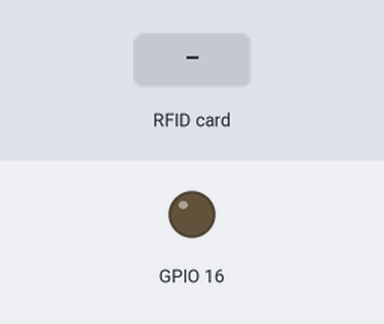
A sketch run on a simulated ESP8266 (NodeMCU). On the bench: output pins drawn as LEDs (lit = HIGH). The test bench sets the inputs (shaded band). WiFi joins after 1.5 s; servers stay silent unless stated; what the sketch prints to the serial monitor is not drawn.

Above: at 3.7 s.
3.8 s: RFID card 54 24 0A 18 held to the reader
At 4.3 s:
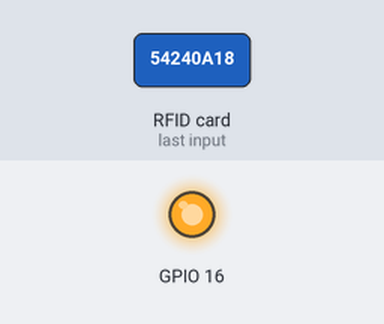
6.8 s: RFID card 55 E3 39 C4 held to the reader
At 9.7 s:
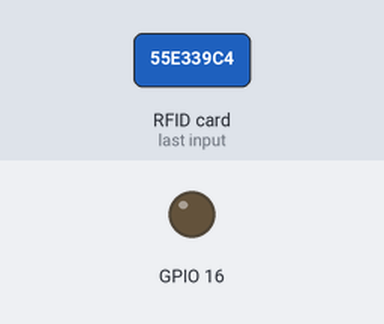
Timing chart, 0 to 11.2 s (numbered marks = the images above; inputs shaded):
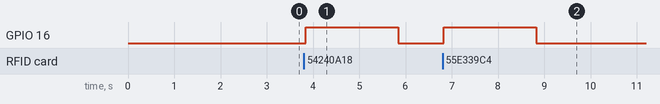

The sketch:

ESP8266_BV_DOCRF.ino
```cpp
//Skip to content
//This repository
//Search
//Pull requests
//Issues
//Marketplace
//Explore
// @AnTa95
// Sign out
// Watch 2
//  Star 4  Fork 4 DeligenceTechnologies/Attendance-System-using-ESP8266-Wi-Fi-with-MySQL
// Code  Issues 1  Pull requests 0  Projects 0  Wiki  Insights
//Branch: master Find file Copy pathAttendance-System-using-ESP8266-Wi-Fi-with-MySQL/nodemcu_rfid.ino
//c273173  on Jul 10
//@pawan-deligence pawan-deligence Update nodemcu_rfid.ino
//2 contributors @deligence @pawan-deligence
//RawBlameHistory
//163 lines (144 sloc)  3.92 KB

#include<SoftwareSerial.h>
#include <ESP8266WiFi.h>
#include <WiFiClient.h>
#include <ESP8266WebServer.h>
#include <ESP8266mDNS.h>
#include <SPI.h>
#include <MFRC522.h>

/* wiring the MFRC522 to ESP8266 (ESP-12)
RST     = GPIO0 D3
SDA(SS) = GPIO15 D8
MOSI    = GPIO13 D7
MISO    = GPIO12 D6
SCK     = GPIO14 D5
GND     = GND
3.3V    = 3.3V
*/

#define RST_PIN  0  // RST-PIN für RC522 - RFID - SPI - Modul GPIO0
#define SS_PIN  15  // SDA-PIN für RC522 - RFID - SPI - Modul GPIO15

const char* ssid ="ID wifi";     // change according to your Network - cannot be longer than 32 characters!
const char* password  ="your wifi password" ; // change according to your Network
char msg[50];
String UID1 = " 54 24 0A 18";
String UID2 = " 55 E3 39 C4";
//String stringOne;
//UID1 = String("54 24 0a 18");
MFRC522 mfrc522(SS_PIN, RST_PIN); // Create MFRC522 instance

void setup() {

  Serial.begin(115200);    // Initialize serial communications
  delay(10);
  //Serial.println(F("Booting...."));
  pinMode(16,OUTPUT);
  SPI.begin();           // Init SPI bus
  mfrc522.PCD_Init();    // Init MFRC522
  Serial.println();
  Serial.println();
  Serial.print("Connecting to ");
  Serial.println(ssid);


  if (WiFi.status() != WL_CONNECTED) {
    //WiFi.mode(WIFI_STA);
    WiFi.begin(ssid, password);
  }

    while ((WiFi.status() != WL_CONNECTED)) {
    delay(500);
    Serial.print(".");
  }
  Serial.println("");
  Serial.println("WiFi connected");

  // Start the server
//  server.begin();
  Serial.println("Server started");
  Serial.print(WiFi.localIP());
  delay(1000);
  Serial.println("connecting...");

  Serial.println(F("Ready!"));
  Serial.println(F("======================================================"));
  Serial.println(F("Scan for Card and print UID:"));

}


void loop() {
  if ( ! mfrc522.PICC_IsNewCardPresent()) {
    delay(50);
    return;
  }
  // Select one of the cards
  if ( ! mfrc522.PICC_ReadCardSerial()) {
    delay(50);
    return;
  }

  // Show some details of the PICC (that is: the tag/card)
  Serial.print(F("Card UID:"));
  dump_byte_array(mfrc522.uid.uidByte, mfrc522.uid.size);
  Serial.println();

  String postStr;
  for(int i=0;i<mfrc522.uid.size;i++)
  {
    postStr += mfrc522.uid.uidByte[i] < 0x10 ? " 0" : " ";
    postStr += String(mfrc522.uid.uidByte[i],HEX);
    postStr.toUpperCase();
  }

  if(postStr==UID1)
  {
    digitalWrite (16,HIGH);
    Serial.println("Tên: NaSa");
    Serial.println("MSSV: 987411");

    delay(2000);
    digitalWrite (16,LOW);
// }
   }
  else
  {
    if(postStr==UID2)
    {
      digitalWrite (16,HIGH);
      Serial.println("Tên: Tạ Thoại Ân");
      Serial.println("MSSV: 14520011");

      delay(2000);
      digitalWrite (16,LOW);
  // }
     }
     else
      {
        Serial.println("Invalid");
        delay(3000);
      }

  }
}
// Helper routine to dump a byte array as hex values to Serial
void dump_byte_array(byte *buffer, byte bufferSize) {
  for (byte i = 0; i < bufferSize; i++) {
    Serial.print(buffer[i] < 0x10 ? " 0" : " ");
    Serial.print(buffer[i], HEX);
  }
}
```

Measured:
- after the input at 3.8 s, GPIO 16: LOW → HIGH after 0.05 s, → LOW 2.0 s later
- after the input at 6.8 s, GPIO 16: LOW → HIGH at once, → LOW 2.0 s later
